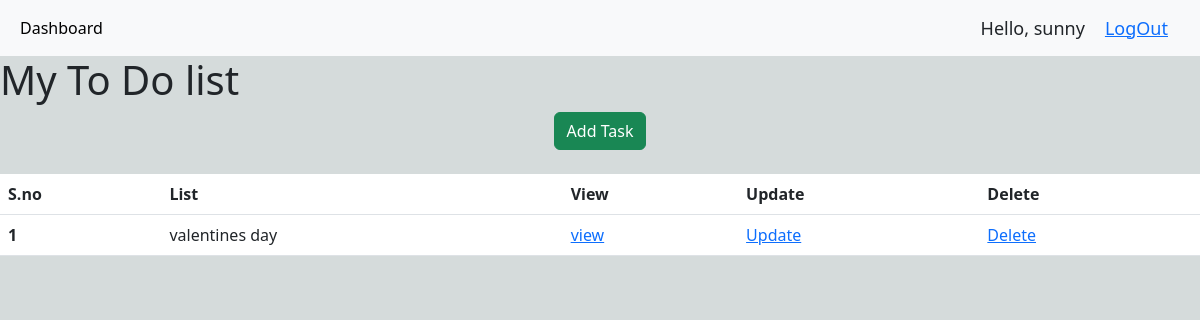
The page / (signed in) on the database as committed earlier.
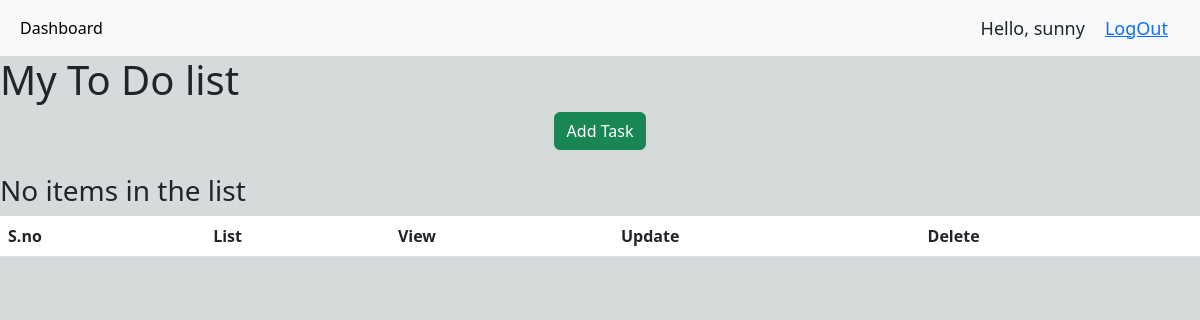
The same page on the database as committed later.
### base/models.py (models this page shows, shortened)
class Task(models.Model):
    user = models.ForeignKey(
        User, on_delete=models.CASCADE, null=True)
    title = models.CharField(max_length=200)
    description = models.TextField(null=True, blank=True)
    complete = models.BooleanField(default=False)
    create = models.DateTimeField(auto_now_add=True)
    class Meta:
        permissions = [
            ('can_view_all_todos', 'Can view all todos'),
        ]
        ordering = ['complete']

### base/views.py (the view)
# urls.py: path('', views.taskList, name="taskList"),
@login_required(login_url='login')
def taskList(request):
    list = Task.objects.filter(user=request.user)
    context = {'list': list}
    return render(request, 'base/task_list.html', context)

### base/templates/base/task_list.html (shortened to what this page needs)
{% extends 'base/main.html' %}
{% block content %}
{% include 'base/navbar.html' %}
<div>
    <h1>My To Do list</h1>
    <center><a class="btn btn-success" href="{% url 'create' %}" role="button">Add Task</a></center>
</div>
<br>
<table class="table">
    <thead>
      <tr>
        <th scope="col">S.no</th>
        <th scope="col">List</th>
        <th scope="col">View</th>
        <th scope="col">Update</th>
        <th scope="col">Delete</th>
      </tr>
    </thead>
    <tbody>
    {% for i in list %}
      <tr>
        <th scope="row">{{forloop.counter}}</th>
        <td>{{i.title}}</td>
        <td><a href="{% url 'taskdetail' i.id %}">view</a></td>
        <td><a href="{% url 'update' i.id %}">Update</a></td>
        <td><a href="{% url 'delete' i.id %}">Delete</a></td>
      </tr>
      {% empty %}
      <h3>No items in the list</h3>
      {% endfor %}
    </tbody>
  </table>
{% endblock content %}

Rows that differ between the two databases and show on the page:
removed Task: title "valentines day"
Other text that changed with them:
text now shown: "No items in the list"
